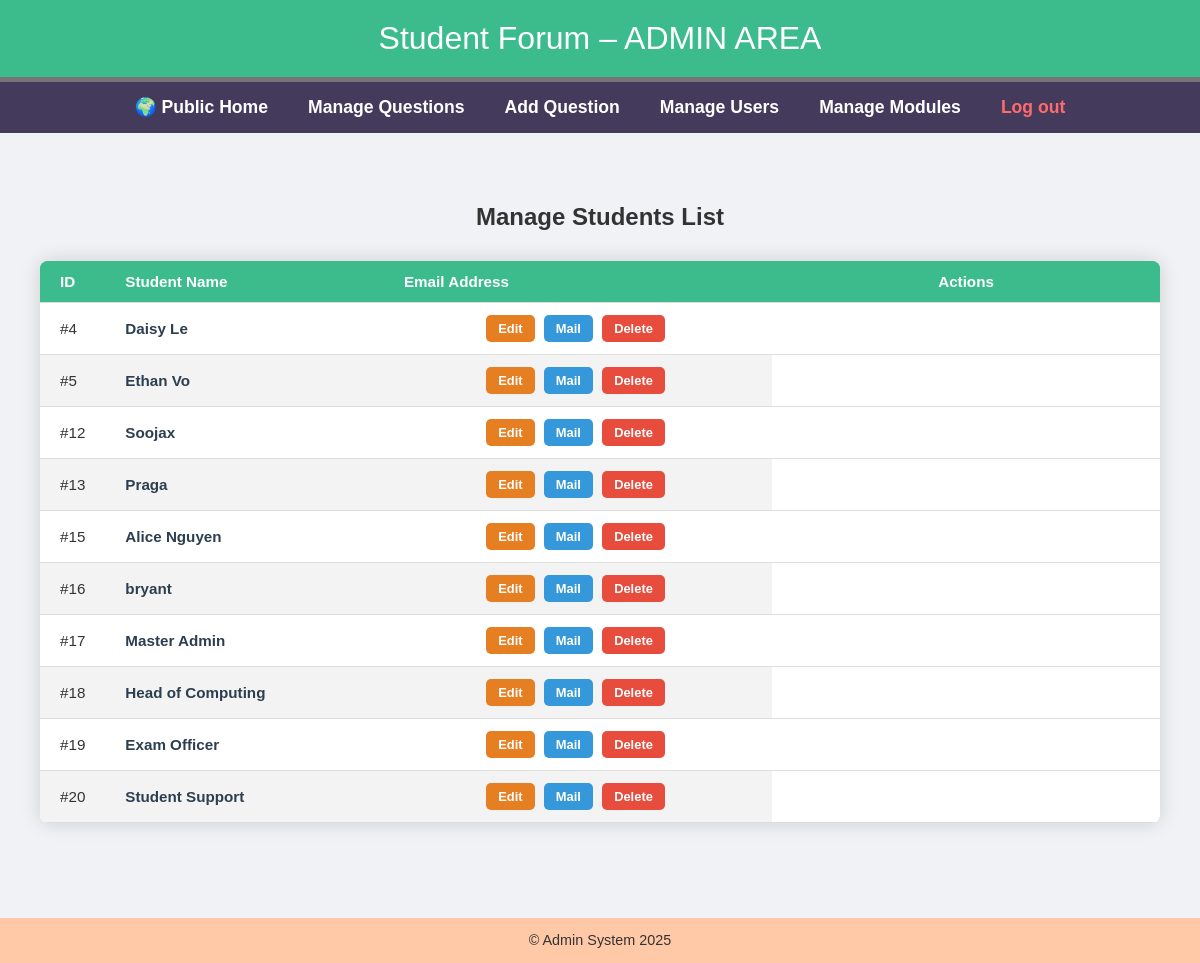
Page /admin/users.php (signed in) on the committed database.
### tables this page shows
CREATE TABLE `user` (
  `id` int(11) NOT NULL,
  `name` varchar(255) DEFAULT NULL,
  `email` varchar(255) DEFAULT NULL,
  `password` varchar(255) DEFAULT NULL,
  `role` varchar(20) NOT NULL DEFAULT 'Student'
);

### admin/users.php (the view, shortened to what this page needs)
<?php
try {
    include '../includes/DatabaseConnection.php';
    $sql = 'SELECT * FROM user';
    $users = $pdo->query($sql);
?>
<div style="max-width: 1200px; margin: 0 auto; padding: 20px;">
    <h2 style="text-align: center; color: #333; margin-bottom: 30px;">Manage Students List</h2>
    <table class="user-table">
        <thead>
            <tr>
                <th width="5%">ID</th>
                <th width="25%">Student Name</th>
                <th width="35%">Email Address</th>
                <th width="35%" style="text-align: center;">Actions</th>
            </tr>
        </thead>
        <tbody>
            <?php foreach ($users as $user): ?>
            <tr>
                <td>#<?= htmlspecialchars($user['id']) ?></td>
                <td class="nowrap" style="font-weight: bold; color: #2c3e50;">
                    <?= htmlspecialchars($user['name']) ?>
                </td>
                <td style="text-align: center;">
    <a href="edituser.php?id=<?= $user['id'] ?>" class="btn btn-edit">
         Edit
    </a>
    <a href="award_badge.php?student_id=<?= $user['id'] ?>" class="btn btn-mail">
         Mail
    </a>
    <form action="deleteuser.php" method="post" style="display:inline;">
        <button type="submit" class="btn btn-delete"
                onclick="return confirm('Are you sure? This will delete the user AND all their posts!');"
                style="background-color: #e74c3c; color: white; border: none; padding: 6px 12px; border-radius: 5px; font-weight: bold; cursor: pointer;">
             Delete
        </button>
    </form>
</td>
            </tr>
            <?php endforeach; ?>
        </tbody>
    </table>
</div>
<?php
} catch (PDOException $e) {
    $title = 'Error';
    $output = 'Database error: ' . $e->getMessage();
}
include '../templates/admin_layout.html.php';
?>

### templates/admin_layout.html.php (style rules this page uses)
* { margin: 0; padding: 0; box-sizing: border-box; }
body { font-family: Arial, Helvetica, Sans-serif; background-color: #f0f2f5; color: #333; }
.user-table, .module-table { width: 100%; border-collapse: collapse; background: white; border-radius: 8px; overflow: hidden; box-shadow: 0 0 10px rgba(0,0,0,0.1); }
.user-table th, .user-table td { padding: 12px; border-bottom: 1px solid #ddd; }
.user-table th { background-color: #3cbc8d; color: white; }

### admin/users.php (style rules this page uses)
.user-table { width: 100%; border-collapse: collapse; margin: 25px 0; font-size: 0.95em; erif; box-shadow: 0 0 20px rgba(0, 0, 0, 0.15); background-color: white; border-radius: 8px; overflow: hidden; }
.user-table thead tr { background-color: #3cbc8d; color: #ffffff; text-align: left; }
.user-table th, .user-table td { padding: 12px 20px; }
.nowrap { white-space: nowrap; max-width: 300px; overflow: hidden; text-overflow: ellipsis; }
.user-table tbody tr { border-bottom: 1px solid #dddddd; }
.user-table tbody tr:nth-of-type(even) { background-color: #f3f3f3; }
.btn { text-decoration: none; color: white; padding: 6px 12px; border-radius: 5px; font-weight: bold; font-size: 0.85em; margin-right: 5px; display: inline-block; }
.btn-edit { background-color: #e67e22; }
.btn-mail { background-color: #3498db; }

### rows in the picture
user: id "4", name "Daisy Le"
user: id "5", name "Ethan Vo"
user: id "12", name "Soojax"
user: id "13", name "Praga"
user: id "15", name "Alice Nguyen"
user: id "16", name "bryant"
user: id "17", name "Master Admin"
user: id "18", name "Head of Computing"
user: id "19", name "Exam Officer"
user: id "20", name "Student Support"
